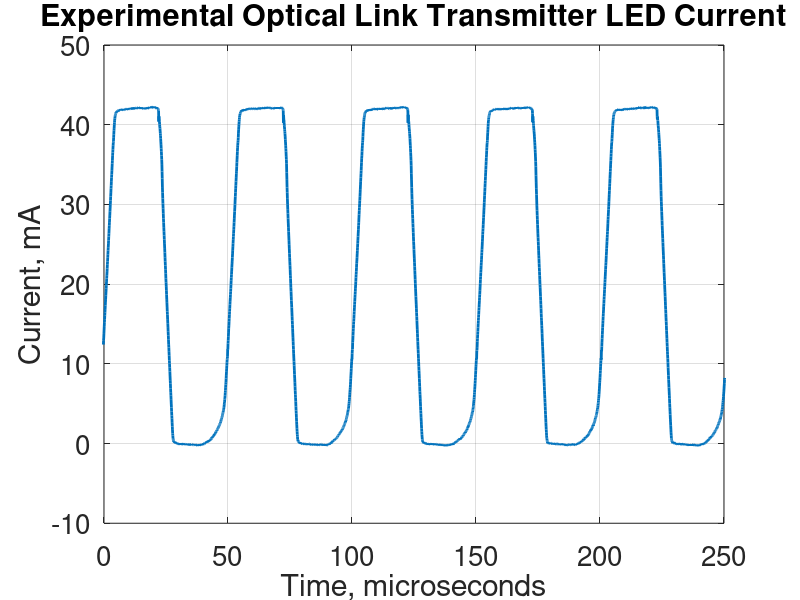

Recreate this plot in MATLAB.
%% Task4 Experimental Plots
close all;

data = csvread('transmitter_exper_current.csv');
time = data(:,1);
current = data(:, 2);

plot(time * 1e6, current * 1e3, 'linewidth', 2);
set(gca, 'fontsize', 20);
title('Experimental Optical Link Transmitter LED Current');
xlabel('Time, microseconds');
ylabel('Current, mA');
grid on;
xlim([0, 250]);